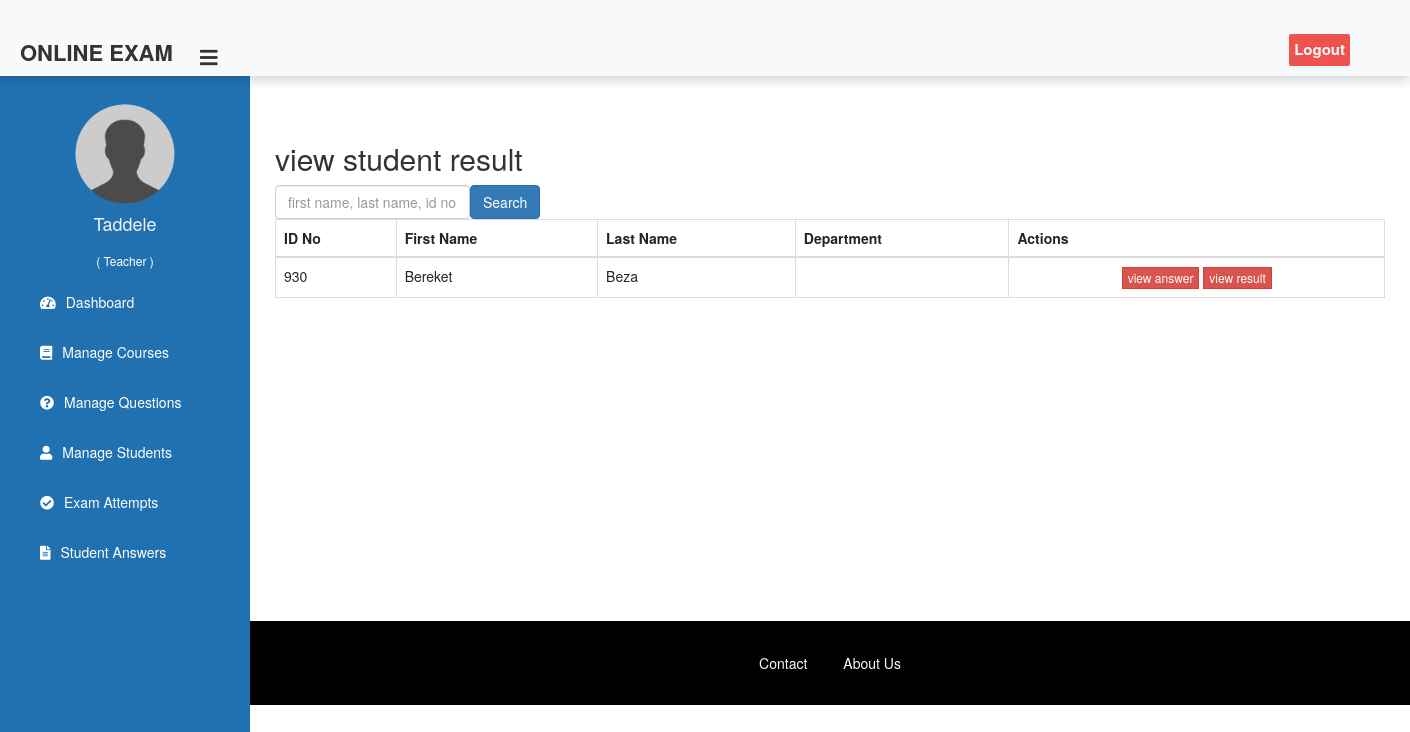
/teacher/view-answer (signed in), run on the app's committed database.
### student/models.py (models this page shows, shortened)
class CustomUser(AbstractBaseUser,PermissionsMixin):
    email = models.EmailField(unique=True)
    id_no = models.IntegerField(unique=True,primary_key=True)
    profile_picture = models.ImageField(upload_to='profile_pics/', blank=True)
    is_active = models.BooleanField(default=True)
    is_staff = models.BooleanField(default=False)
    first_name = models.CharField(max_length=20)
    last_name = models.CharField(max_length=20)
    departement = models.CharField(max_length=40)
    sex = models.CharField(max_length=4,choices=choices)
    objects = CustomUserManager()
    USERNAME_FIELD = 'id_no'
    REQUIRED_FIELDS = ['first_name', 'last_name', 'email']
    class Meta:
        verbose_name = 'user'
        verbose_name_plural = "Registered Users"
        permissions = [
            ("can_manage_students", "Can manage students")
        ]
    """def email_user(self, subject, message, from_email=None, **kwargs):

        #Sends an email to this User.

        send_mail(subject, message, from_email, [self.email], **kwargs)"""

### teacher/views.py (the view, shortened to what this page needs)
# urls.py: path('view-answer',views.view_student_view, name= 'view-answer'),
def view_student_view(request):
         user_department = request.user.departement
         search_form = StudentSearchForm(request.GET)
         students = CustomUser.objects.all().filter(departement = user_department).exclude(id_no = request.user.id_no)
         if not students.exists():
            message = "There is No student taken an exam under you."
         else:
            message = ""
         return render(request, 'teacher/view_student.html',
                       {'students': students,
                        'search_form': search_form,
                        'message':message})

### teacher/forms.py
class StudentSearchForm(forms.Form):
    search_term = forms.CharField(
        max_length=100,
        required=False,
        label="",
        widget=forms.TextInput(attrs={'class':'form-control','placeholder': 'first name, last name, id no'})
    )

### templates/teacher/view_student.html (shortened to what this page needs)
{% extends 'teacher/teacherbase.html' %}
{% load widget_tweaks %}
{% block content %}
<head>
    <link rel="stylesheet" href="https://maxcdn.bootstrapcdn.com/bootstrap/3.4.1/css/bootstrap.min.css">
</head>
<br>
<div class="container">
    <h2>view student result</h2>
    <div class="float-center">
        <form method="GET" class="form-inline ">
            {{ search_form.as_table }}
            <button type="submit" class="btn btn-primary">Search</button>
        </form>
    </div>
    <table class="table table-hover table-bordered" id="dev-table">
        <thead>
            <tr>
                <th>ID No</th>
                <th>First Name</th>
                <th>Last Name</th>
                <th>Department</th>
                <th>Actions</th>
            </tr>
        </thead>
        <tbody>
            {% if message %}
            <tr>
                <td colspan="5" class="text-center text-danger">{{ message }}</td>
            </tr>
            {% else %}
            {% for student in students %}
            <tr>
                <td>{{ student.id_no }}</td>
                <td>{{ student.first_name }}</td>
                <td>{{ student.last_name }}</td>
                <td>{{ student.departement }}</td>
                <td class="text-center">
                    <a class="btn btn-danger btn-xs" style="border-radius: 0%;"
                    href="{% url 'view-student-answer' student.id_no  %}">view answer</a>
                    <a class="btn btn-danger btn-xs" style="border-radius: 0%;"
                    href="{% url 'view-student-results' student.id_no  %}">view result</a>
                </td>
            </tr>
            {% endfor %}
            {%endif%}
        </tbody>
    </table>
</div>
{% endblock content %}

### templates/teacher/teacherbase.html (shortened to what this page needs)
<!DOCTYPE html>
{% load static %}
<html lang="en" dir="ltr">
<head>
  <link href="http://netdna.bootstrapcdn.com/bootstrap/4.0.0-beta/css/bootstrap.min.css" rel="stylesheet">
  <link rel="stylesheet" href="https://maxcdn.bootstrapcdn.com/bootstrap/4.4.1/css/bootstrap.min.css">
  <link href="https://maxcdn.bootstrapcdn.com/font-awesome/4.3.0/css/font-awesome.min.css" rel="stylesheet">
  <link rel="stylesheet" href="https://cdnjs.cloudflare.com/ajax/libs/font-awesome/5.12.1/css/all.min.css">
</head>
<body>
  <header class="shadow bg-light">
    <label for="check">
      <i style="left: 200px;margin-top: 17px;"class="fas fa-bars" id="sidebar_btn"></i>
    </label>
    <div class="left_area">
      <h3>Online Exam</h3>
    </div>
    <div class="right_area">
      <a href="/logout" class="logout_btn">Logout</a>
    </div>
  </header>
  <div class="sidebar">
  <center>
    <img src="{% static 'image/teacher-avatar.png' %}" class="profile_image" alt="">
    <h4>{{request.user.first_name}}</h4>
    <h6 style="color: rgb(255, 255, 255);">( Teacher )</h6>
  </center>
  <a href="/teacher/teacher-dashboard"><i class="fas fa-tachometer-alt"></i><span>Dashboard</span></a>
  <a href="/teacher/teacher-exam"><i class="fas fa-book"></i><span>Manage Courses</span></a>
  <a href="/teacher/teacher-question"><i class="fas fa-question-circle"></i><span>Manage Questions</span></a>
  <a href="/teacher/manage-students"><i class="fas fa-user"></i><span>Manage Students</span></a>
  <a href="/teacher/exam-attempts"><i class="fas fa-check-circle"></i><span>Exam Attempts</span></a>
  <a href="/teacher/view-answer"><i class="fas fa-file-alt"></i><span>Student Answers</span></a>
</div>
  <div class="content">
    <br><br><br><br><br>
    {% block content %}
    {% endblock content %}
    <br><br><br>
    {% include "exam/footer.html" %}
  </div>
</body>
</html>

### templates/teacher/teacherbase.html (style rules this page uses)
a:link { text-decoration: none; }
body { margin: 0; padding: 0; font-family: "Gill Sans", sans-serif;; }
header { position: fixed; padding: 20px; width: 100%; z-index: 1; height: 5.4em !important; }
.left_area h3 { margin: 0px; text-transform: uppercase; font-size: 22px; font-weight: 900; }
.logout_btn { padding: 5px; background: #ef5350; text-decoration: none; float: right; margin-top: -30px; margin-right: 40px; border-radius: 2px; font-size: 15px; font-weight: 600; color: #fff; transition: 0.5s; }
.sidebar { background: #2171b1; margin-top: 5.3em; padding-top: 30px; position: fixed; left: 0; width: 250px; height: 100%; transition: 0.5s; transition-property: left; }
.sidebar .profile_image { width: 100px; height: 100px; border-radius: 100px; margin-bottom: 10px; }
.sidebar h4 { color: #f3f3f3; margin-top: 0; margin-bottom: 20px; }
.sidebar a { color: #fff; display: block; width: 100%; line-height: 50px; text-decoration: none; padding-left: 40px; box-sizing: border-box; transition: 0.5s; }
.sidebar i { padding-right: 10px; }
label #sidebar_btn { z-index: 1; position: fixed; cursor: pointer; left: 300px; font-size: 20px; margin: 5px 0; transition: 0.5s; transition-property: color; }
.content { margin-left: 250px; margin-top: 2px; height: 100vh; transition: 0.5s; }

### templates/teacher/view_student.html (style rules this page uses)
a:link { text-decoration: none; }
.container { height: 55%; }

### templates/exam/footer.html (style rules this page uses)
html, body { height: 100%; margin: 0; display: flex; flex-direction: column; }

### data on the page
CustomUser: user.first_name "Taddele"
CustomUser: id_no "930", first_name "Bereket", last_name "Beza"
